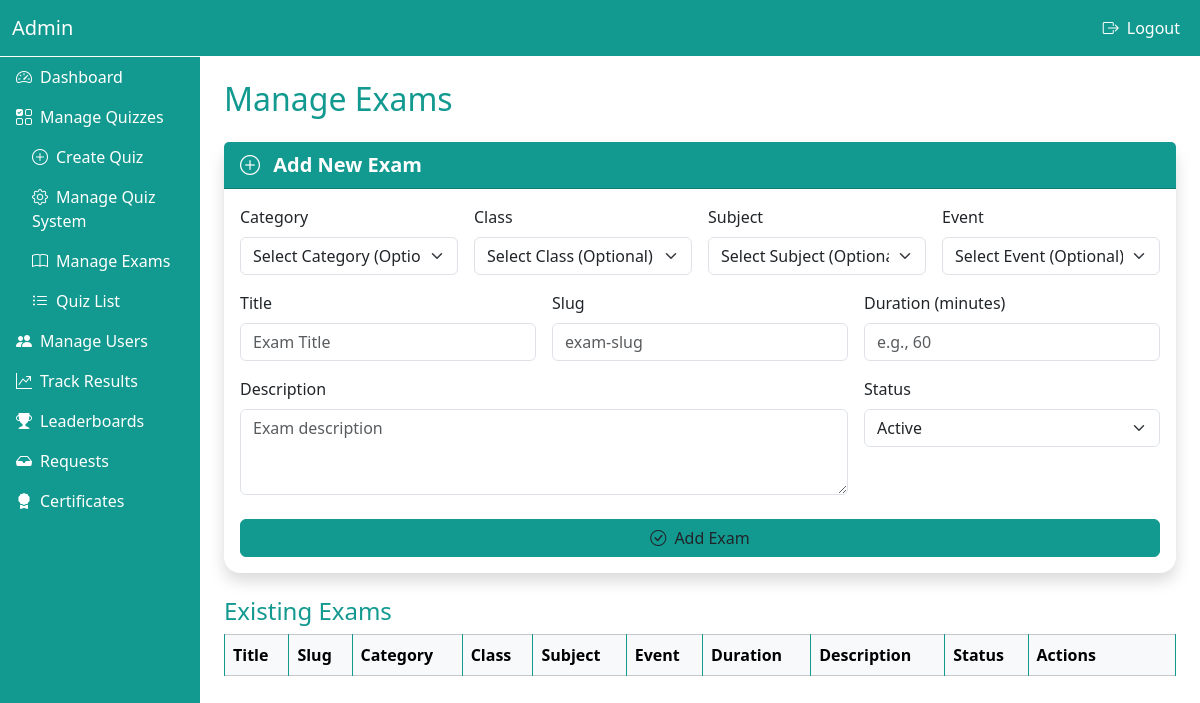
Page /DOC/DOC/combineproject/muntasir/manage_exams.php on the earlier database version.
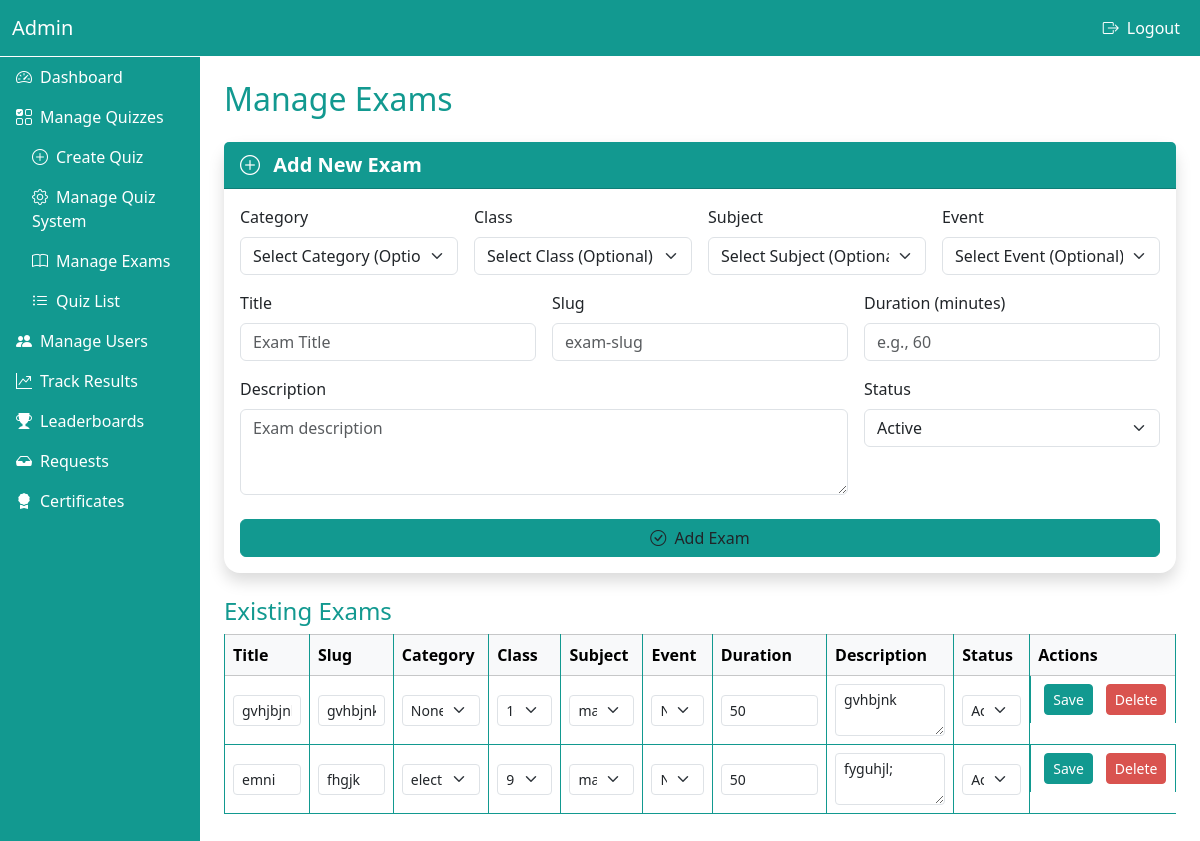
Same page on the later database version.
### tables this page shows
CREATE TABLE `exams` (
  `id` int(11) NOT NULL,
  `title` varchar(255) NOT NULL,
  `slug` varchar(255) NOT NULL,
  `description` text DEFAULT NULL,
  `duration` int(11) DEFAULT NULL,
  `status` enum('active','inactive') DEFAULT 'active',
  `category_id` int(11) DEFAULT NULL,
  `class_id` int(11) DEFAULT NULL,
  `subject_id` int(11) DEFAULT NULL,
  `event_id` int(11) DEFAULT NULL,
  `created_by` int(11) NOT NULL,
  `created_at` timestamp NOT NULL DEFAULT current_timestamp(),
  `updated_at` timestamp NOT NULL DEFAULT current_timestamp() ON UPDATE current_timestamp()
);

CREATE TABLE `classes` (
  `id` int(11) NOT NULL,
  `category_id` int(11) NOT NULL,
  `name` varchar(100) NOT NULL,
  `slug` varchar(100) NOT NULL,
  `description` text DEFAULT NULL,
  `status` enum('active','inactive') DEFAULT 'active',
  `created_by` int(11) DEFAULT NULL,
  `created_at` timestamp NOT NULL DEFAULT current_timestamp(),
  `updated_at` timestamp NOT NULL DEFAULT current_timestamp() ON UPDATE current_timestamp()
);

CREATE TABLE `subjects` (
  `id` int(11) NOT NULL,
  `class_id` int(11) NOT NULL,
  `category_id` int(11) NOT NULL,
  `name` varchar(100) NOT NULL,
  `slug` varchar(100) NOT NULL,
  `description` text DEFAULT NULL,
  `status` enum('active','inactive') DEFAULT 'active',
  `created_by` int(11) DEFAULT NULL,
  `created_at` timestamp NOT NULL DEFAULT current_timestamp(),
  `updated_at` timestamp NOT NULL DEFAULT current_timestamp() ON UPDATE current_timestamp()
);

CREATE TABLE `categories` (
  `id` int(11) NOT NULL,
  `name` varchar(100) NOT NULL,
  `slug` varchar(100) NOT NULL,
  `description` text DEFAULT NULL,
  `icon` varchar(100) DEFAULT NULL,
  `status` enum('active','inactive') DEFAULT 'active',
  `created_by` int(11) DEFAULT NULL,
  `created_at` timestamp NOT NULL DEFAULT current_timestamp(),
  `updated_at` timestamp NOT NULL DEFAULT current_timestamp() ON UPDATE current_timestamp()
);

### DOC/DOC/combineproject/muntasir/manage_exams.php (the view, shortened to what the changed rows need)
<?php
$host = "localhost";
$user = "root";
$pass = "";
$dbname = "quizpallete";
$conn = new mysqli($host, $user, $pass, $dbname);
$allCategories = $conn->query("SELECT id, name FROM categories WHERE status='active'");
$allClasses = $conn->query("SELECT id, name FROM classes WHERE status='active'");
$allSubjects = $conn->query("SELECT id, name FROM subjects WHERE status='active'");
$exams = $conn->query("SELECT e.*, cat.name AS category_name, cl.name AS class_name, s.name AS subject_name, ev.name AS event_name
                        FROM exams e
                        LEFT JOIN categories cat ON e.category_id = cat.id
                        LEFT JOIN classes cl ON e.class_id = cl.id
                        LEFT JOIN subjects s ON e.subject_id = s.id
                        LEFT JOIN events ev ON e.event_id = ev.id
                        ORDER BY e.id DESC");
?>
<!DOCTYPE html>
<html lang="en">
<head>
    <link href="https://cdn.jsdelivr.net/npm/bootstrap@5.3.6/dist/css/bootstrap.min.css" rel="stylesheet">
    <link rel="stylesheet" href="https://cdn.jsdelivr.net/npm/bootstrap-icons@1.13.1/font/bootstrap-icons.min.css">
</head>
<body>
<div class="container-fluid">
    <div class="row min-vh-100">
        <div class="col-md-10 col-12 p-0">
            <div class="py-4 px-3 px-md-4">
                <h2 class="mb-4">Manage Exams</h2>
                                    <?php while ($cat = $allCategories->fetch_assoc()): ?>
                                        <option value="<?= $cat['id'] ?>"><?= htmlspecialchars($cat['name']) ?></option>
                                    <?php endwhile; $allCategories->data_seek(0); ?>
                                    <?php while ($cl = $allClasses->fetch_assoc()): ?>
                                        <option value="<?= $cl['id'] ?>"><?= htmlspecialchars($cl['name']) ?></option>
                                    <?php endwhile; $allClasses->data_seek(0); ?>
                                    <?php while ($sub = $allSubjects->fetch_assoc()): ?>
                                        <option value="<?= $sub['id'] ?>"><?= htmlspecialchars($sub['name']) ?></option>
                                    <?php endwhile; $allSubjects->data_seek(0); ?>
                <div class="table-responsive mb-4">
                    <table class="table table-bordered align-middle mb-0">
                        <thead class="table-light">
                            <tr>
                                <th>Title</th>
                                <th>Slug</th>
                                <th>Category</th>
                                <th>Class</th>
                                <th>Subject</th>
                                <th>Event</th>
                                <th>Duration</th>
                                <th>Description</th>
                                <th>Status</th>
                                <th style="min-width:120px;">Actions</th>
                            </tr>
                        </thead>
                        <tbody>
                            <?php while ($row = $exams->fetch_assoc()): ?>
                                <tr>
                                    <form method="POST" class="form-inline d-flex flex-wrap gap-2 align-items-center">
                                        <td><input type="text" name="title" value="<?= htmlspecialchars($row['title']) ?>" class="form-control form-control-sm"></td>
                                        <td><input type="text" name="slug" value="<?= htmlspecialchars($row['slug']) ?>" class="form-control form-control-sm"></td>
                                        <td>
                                            <select name="category_id" class="form-select form-select-sm">
                                                <option value="">None</option>
                                                <?php while ($cat = $allCategories->fetch_assoc()): ?>
                                                    <option value="<?= $cat['id'] ?>" <?= $row['category_id'] == $cat['id'] ? 'selected' : '' ?>><?= htmlspecialchars($cat['name']) ?></option>
                                                <?php endwhile; $allCategories->data_seek(0); ?>
                                            </select>
                                        </td>
                                        <td>
                                            <select name="class_id" class="form-select form-select-sm">
                                                <?php while ($cl = $allClasses->fetch_assoc()): ?>
                                                    <option value="<?= $cl['id'] ?>" <?= $row['class_id'] == $cl['id'] ? 'selected' : '' ?>><?= htmlspecialchars($cl['name']) ?></option>
                                                <?php endwhile; $allClasses->data_seek(0); ?>
                                            </select>
                                        </td>
                                        <td>
                                            <select name="subject_id" class="form-select form-select-sm">
                                                <?php while ($sub = $allSubjects->fetch_assoc()): ?>
                                                    <option value="<?= $sub['id'] ?>" <?= $row['subject_id'] == $sub['id'] ? 'selected' : '' ?>><?= htmlspecialchars($sub['name']) ?></option>
                                                <?php endwhile; $allSubjects->data_seek(0); ?>
                                            </select>
                                        </td>
                                        <td>
                                            <select name="event_id" class="form-select form-select-sm">
                                                <option value="">None</option>
                                            </select>
                                        </td>
                                        <td><input type="number" name="duration" value="<?= htmlspecialchars($row['duration'] ?? '') ?>" class="form-control form-control-sm"></td>
                                        <td><textarea name="description" class="form-control form-control-sm" rows="2"><?= htmlspecialchars($row['description'] ?? '') ?></textarea></td>
                                        <td>
                                            <select name="status" class="form-select form-select-sm">
                                                <option value="active" <?= $row['status'] == 'active' ? 'selected' : '' ?>>Active</option>
                                            </select>
                                        </td>
                                        <td class="d-flex gap-2">
                                            <button type="submit" name="edit_exam" class="btn btn-sm btn-success action-btn">Save</button>
                                    </form>
                                            <form method="POST" onsubmit="return confirm('Delete this exam?')" class="m-0">
                                                <button type="submit" name="delete_exam" class="btn btn-sm btn-danger action-btn">Delete</button>
                                            </form>
                                </tr>
                            <?php endwhile; ?>
                        </tbody>
                    </table>
                </div>
            </div>
        </div>
    </div>
</div>
</body>
</html>

Differences in the rows shown:
added exams: title "gvhjbjnk", slug "gvhbjnk", class_id "10", subject_id "math", duration "50", description "gvhbjnk", status "Active"
added exams: title "emni", slug "fhgjk", category_id "electrical", class_id "9 to 10", subject_id "math", duration "50", description "fyguhjl;", status "Active"
